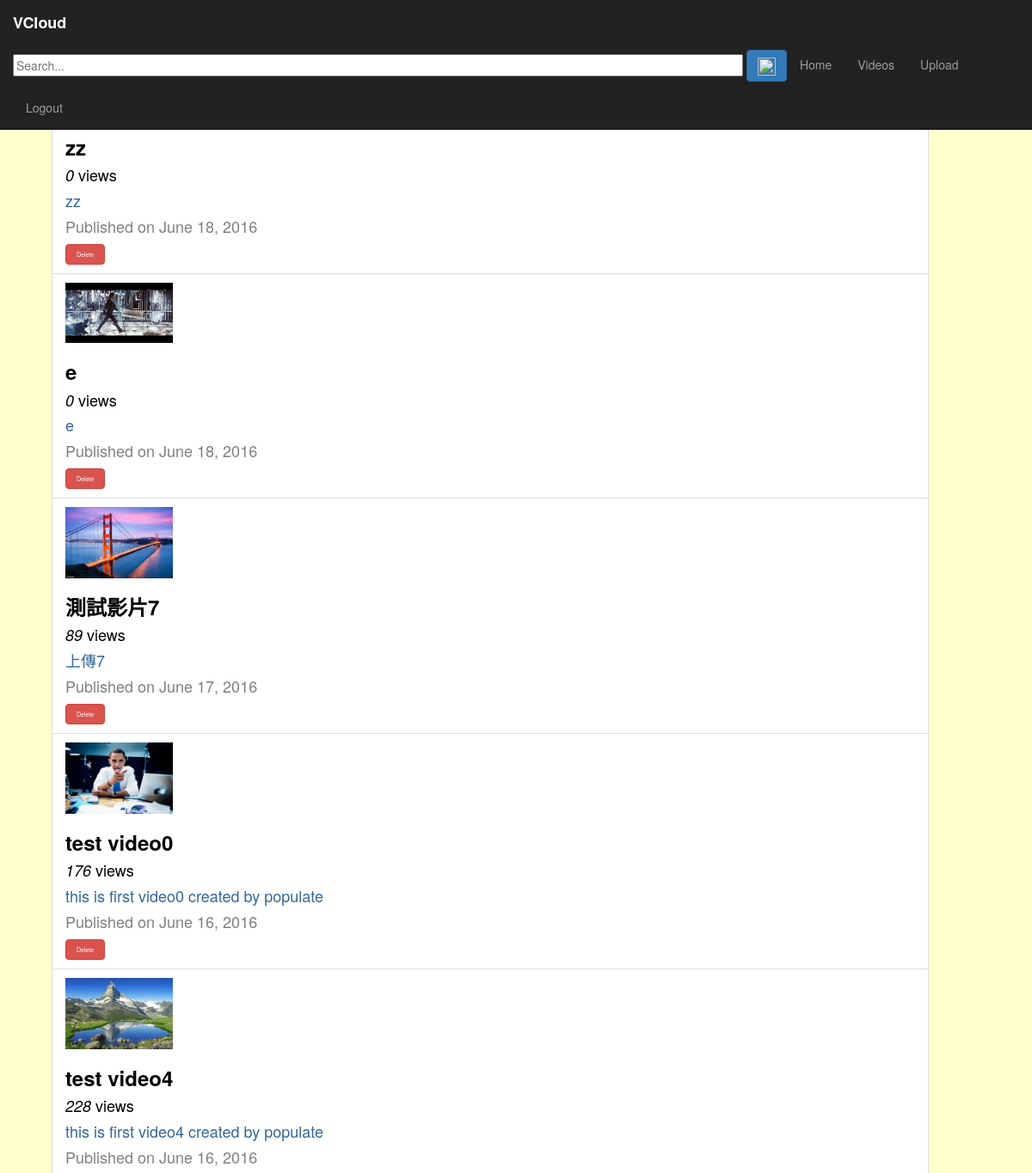
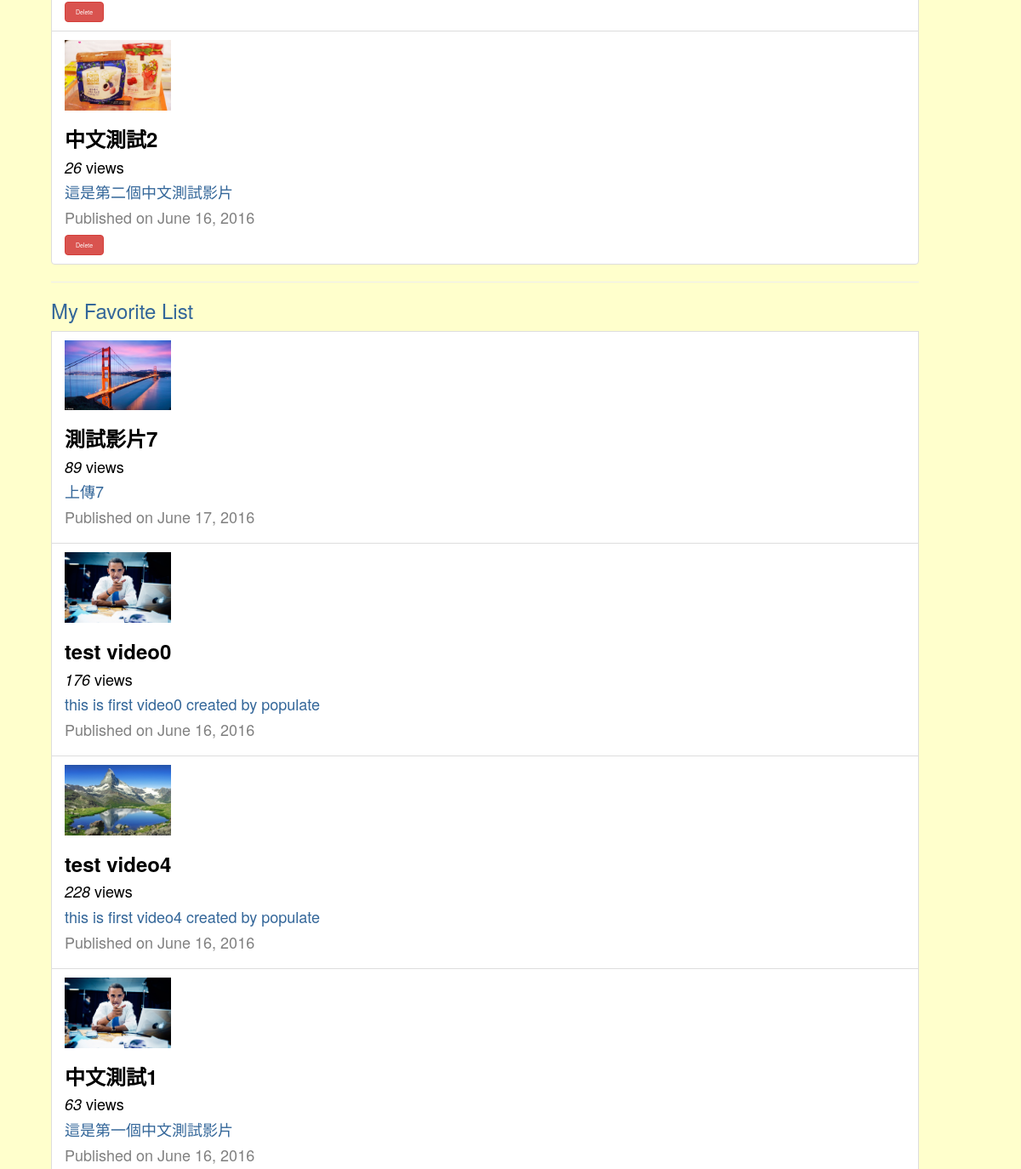
Page /vod/personal_videos?user_id=1 (signed in, upper part) on the earlier database version (2 pictures, top to bottom).
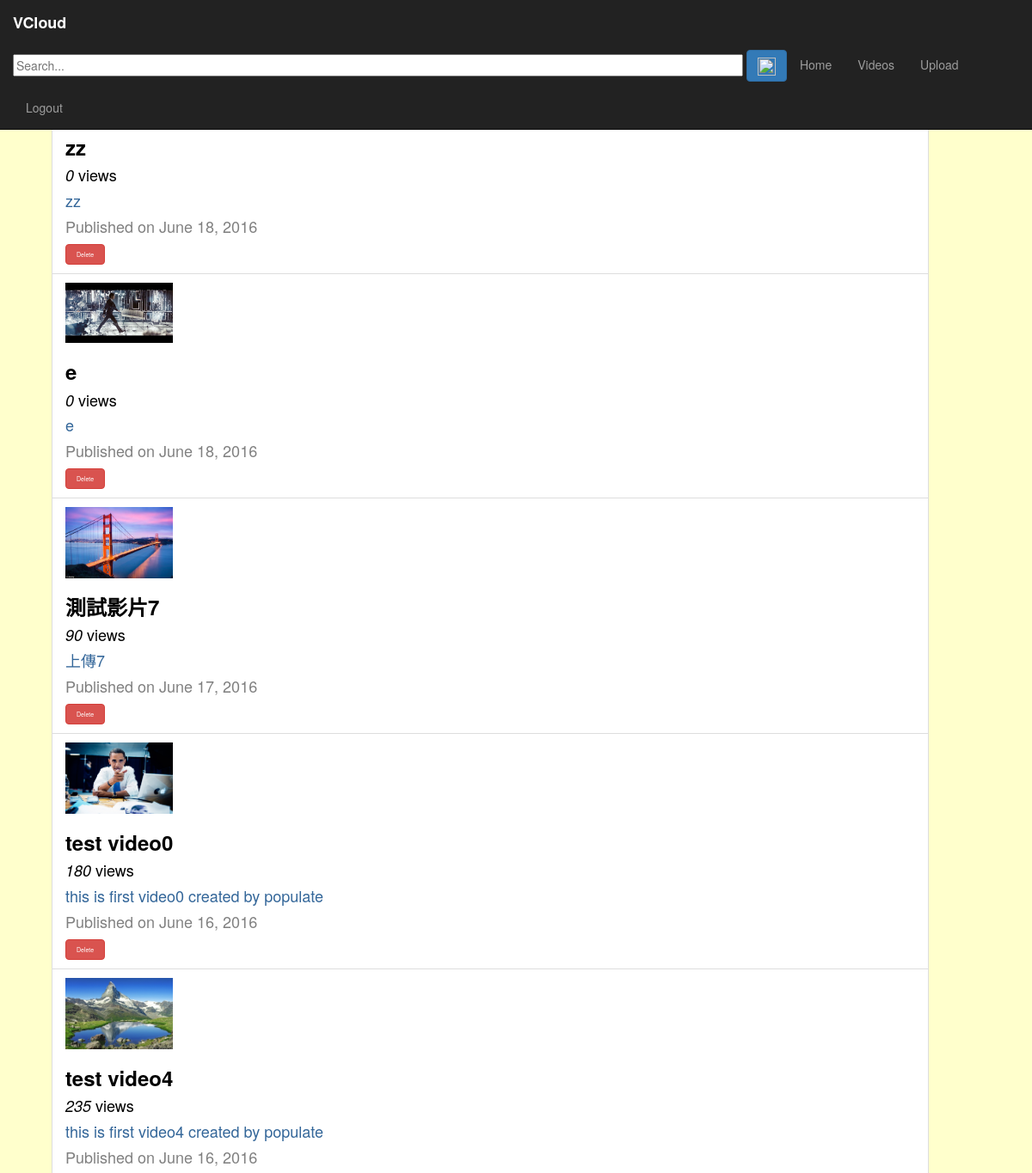
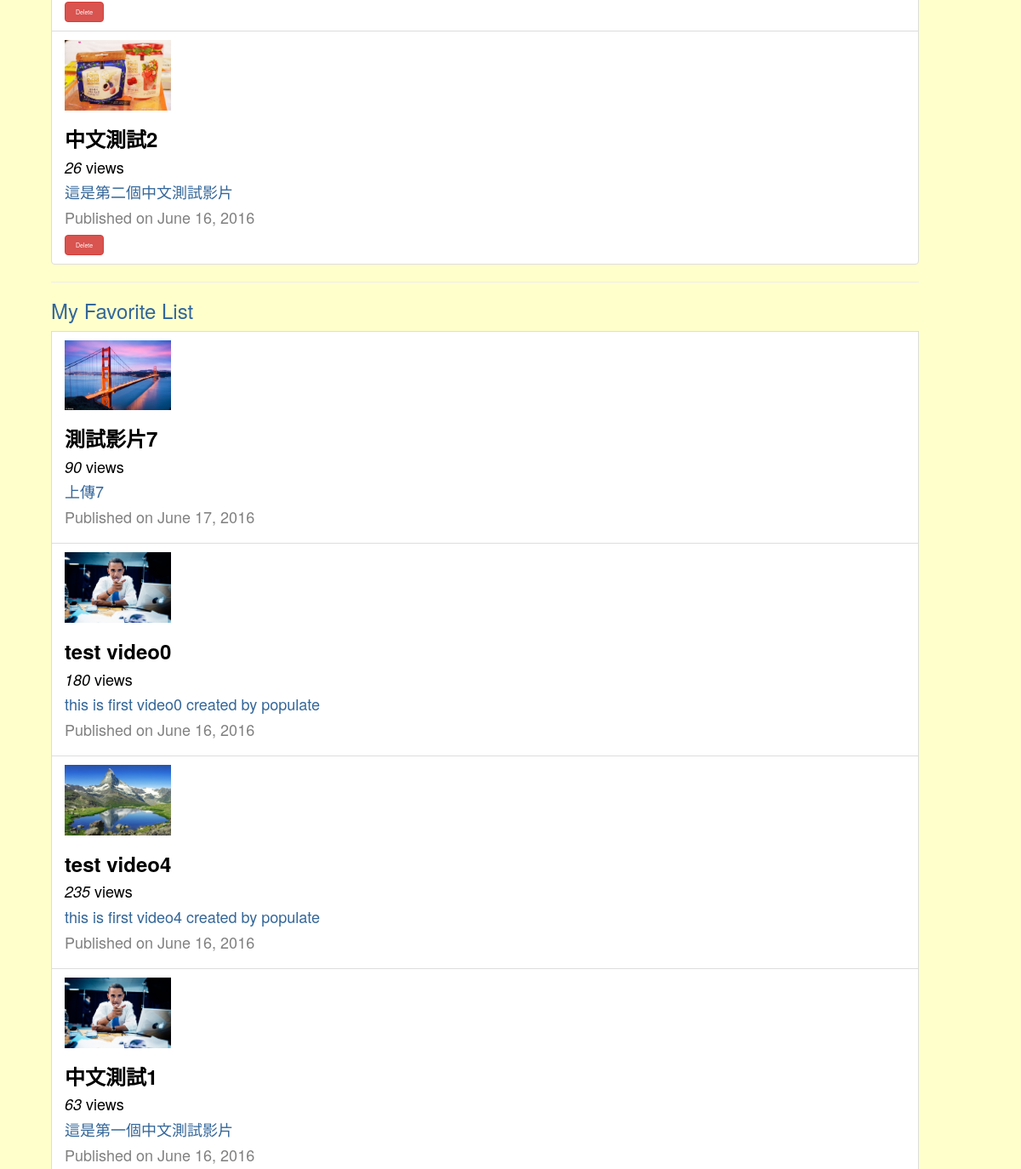
Same page on the later database version (2 pictures, top to bottom).
### vod/models.py (models this page shows, shortened)
class Video(models.Model):
    user = models.ForeignKey(User, verbose_name='video_user', on_delete=models.CASCADE)
    title = models.CharField(max_length=128)
    description = models.CharField(max_length=1024)
    upload_date = models.DateField(auto_now_add=True)
    duration = models.DurationField(default=timedelta())
    views = models.IntegerField(default=0)
    url = models.CharField(max_length=1024, null=True)
    thumbnail = models.ImageField(upload_to = 'thumbnail', blank=True)

### vod/views.py (the view)
@login_required
def personal_videos(request):
    context_dict = {}
    if request.method == 'GET':
        if 'user_id' in request.GET:
            user_id = request.GET['user_id']
            if not user_id or not user_id.isdigit():
                 return redirect('/vod/')
            user_id = int(user_id)
            personal_list = Video.objects.filter(user__id=user_id).order_by('-upload_date')
            context_dict['personal_list'] = personal_list
            get_like_list = LikeVideo.objects.filter(user__id=user_id)
            video_id_list = []
            for get_like in get_like_list:
                video_id_list.append(get_like.video.id)
            like_list = Video.objects.filter(id__in=video_id_list).order_by('-upload_date')
            context_dict['like_list'] = like_list
    return render(request, 'vod/personal_videos.html', context_dict)

### templates/vod/personal_videos.html (shortened to what this page needs)
{% extends 'base.html' %}
{% load staticfiles %}
{% block head %}
  <link rel="stylesheet" href="{% static "css/index.css" %}">
{% endblock %}
{% block body_block %}
  {% if personal_list %}
    <ul class="list-group">
      <h3>My Uploaded Videos</h3>
      {% for personal in personal_list %}
        <li class="list-group-item">
          <div>
            <a href="{% url 'videoplay' %}?video_id={{personal.id}}"><img src= "{{ personal.thumbnail.url }}" hight=125 width=125></a>
            <h3><a href="{% url 'videoplay' %}?video_id={{personal.id}}"><font color=black><b>{{ personal.title }}</b></font></a></h3>
            <h4><font color=black><em>{{ personal.views }}</em> views</font></h4>
            <h4>{{ personal.description }}</h4>
            <h4><font color=gray>Published on {{ personal.upload_date }}</font></h4>
            {% if personal.user.id ==  user.id %}
              <button class="btn btn-danger" type="submit" name="submit" style="font-size: 7px" id="delete-video-{{ personal.id }}">Delete</button>
            {% endif %}
          </div>
        </li>
      {% endfor %}
    </ul>
  {% else %}
    <h3>You haven't uploaded a video yet.</h3>
  {% endif %}
  <hr>
  {% if like_list %}
    <ul class="list-group">
      <h3>My Favorite List</h3>
      {% for like in like_list %}
        <li class="list-group-item">
          <div>
            <a href="{% url 'videoplay' %}?video_id={{like.id}}"><img src= "{{ like.thumbnail.url }}" hight=125 width=125></a>
            <h3><a href="{% url 'videoplay' %}?video_id={{like.id}}"><font color=black><b>{{ like.title }}</b></font></a></h3>
            <h4><font color=black><em>{{ like.views }}</em> views</font></h4>
            <h4>{{ like.description }}</h4>
            <h4><font color=gray>Published on {{ like.upload_date }}</font></h4>
          </div>
        </li>
      {% endfor %}
    </ul>
  {% else %}
    <h3>No favorite videos.</h3>
  {% endif %}
{% endblock %}

Differences in the rows shown:
changed Video "測試影片7": views "89" → "90"
changed Video "test video0": views "176" → "180"
changed Video "test video4": views "228" → "235"
